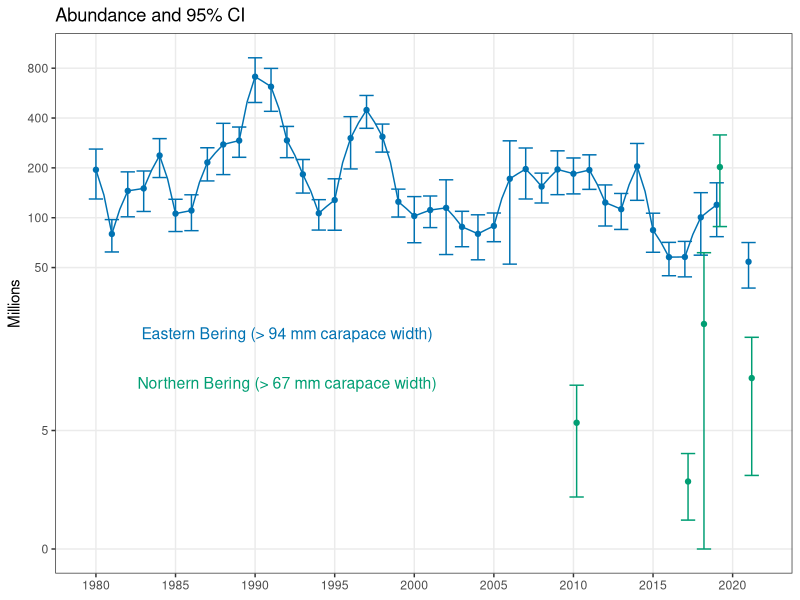
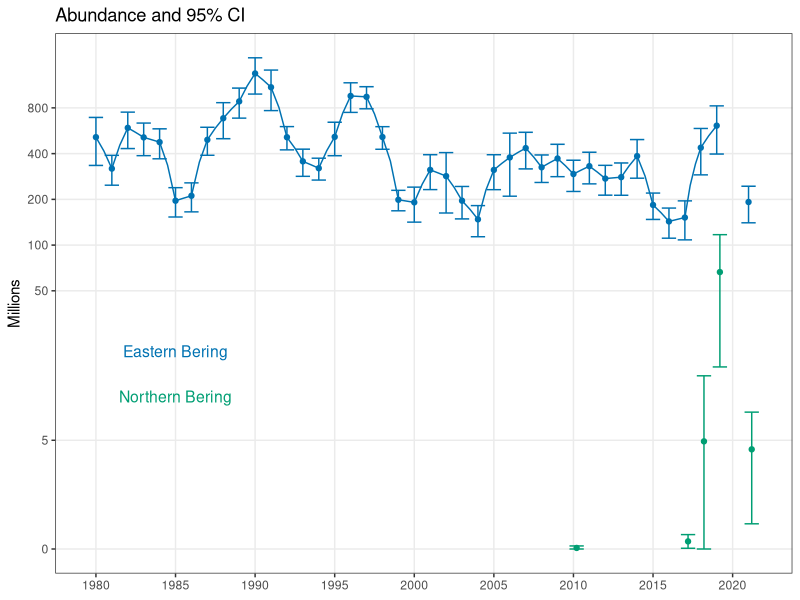
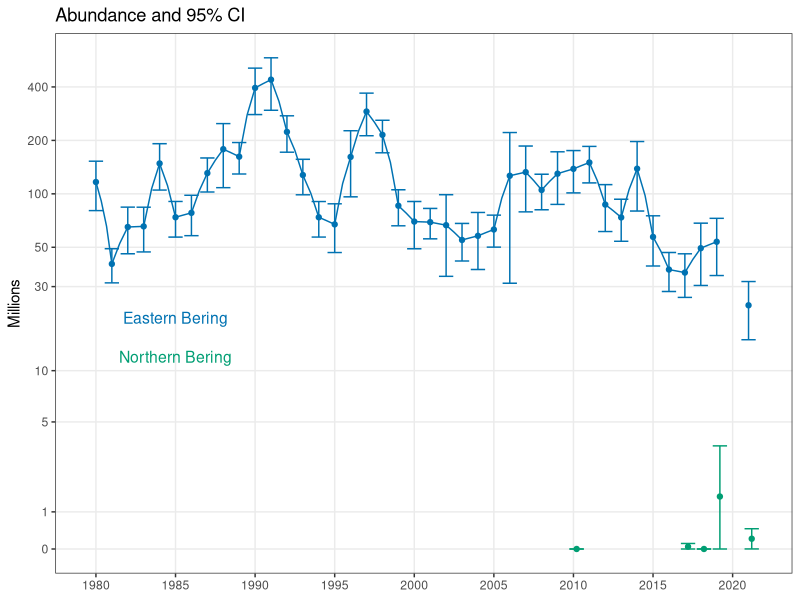
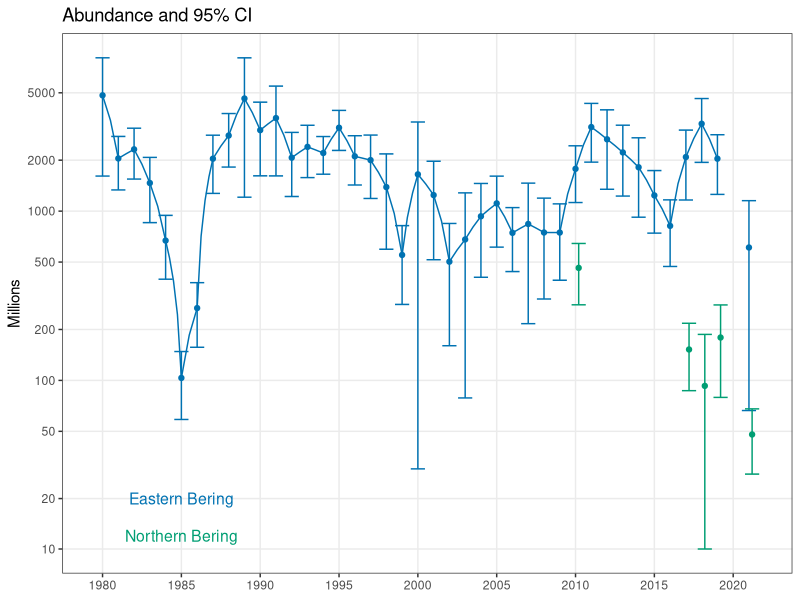
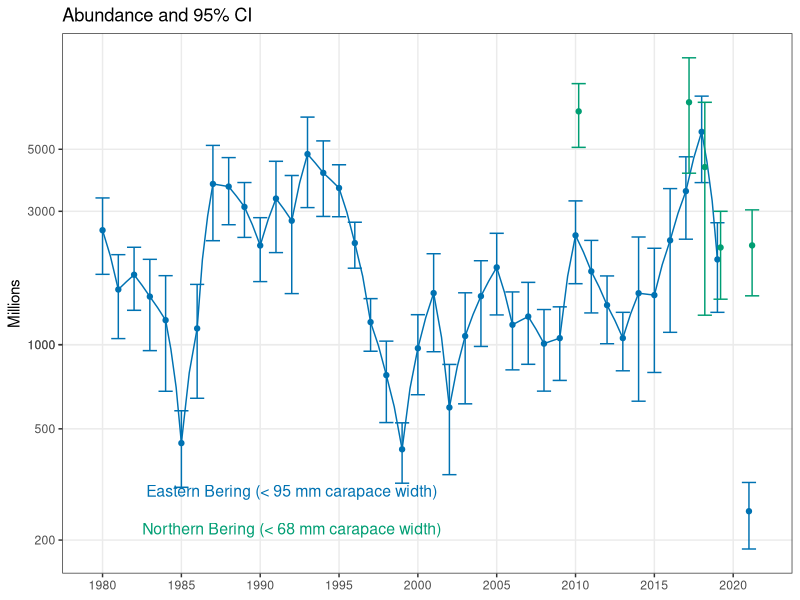
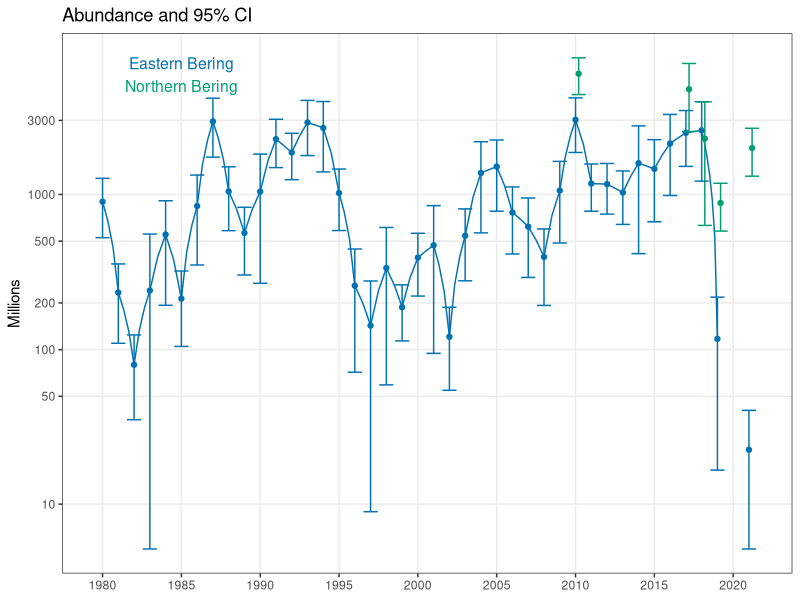
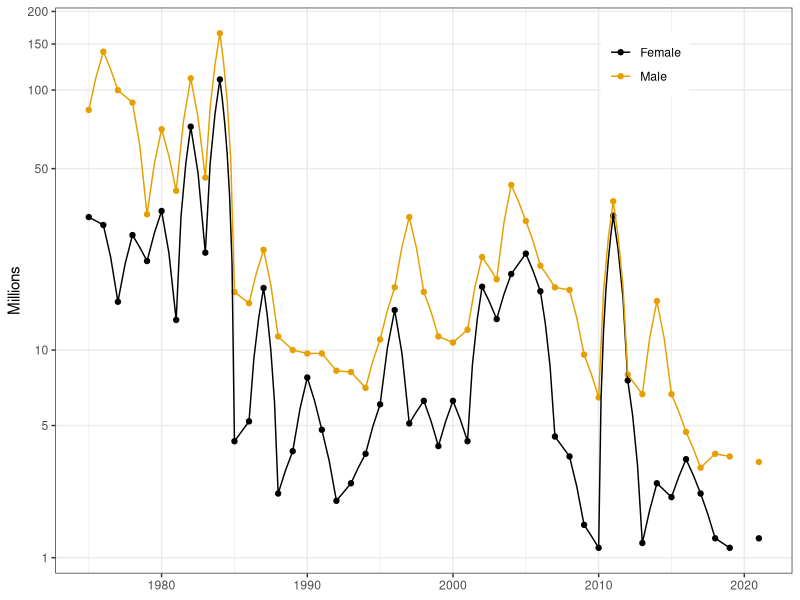
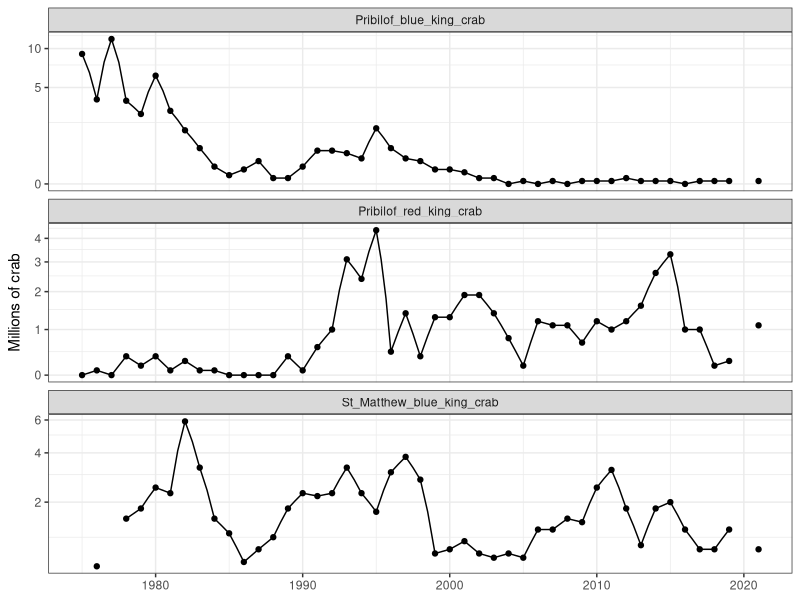

These figures' R source, in order:
# plot abundance time series

library(tidyverse)
cb <- c("#000000", "#E69F00", "#56B4E9", "#009E73", "#F0E442", "#0072B2", "#D55E00", "#CC79A7")

theme_set(theme_bw())

sc <- read.csv("./data/snow_crab_abundance.csv")

head(sc)

# remove CVs
drop <- grep("CV", names(sc))
sc <- sc[,-drop]

# and convert to millions
sc[,2:ncol(sc)] <- sc[,2:ncol(sc)]/1e6

# clean up names
names(sc)[1] <- "year"

xtra <- data.frame(matrix(nrow = 1, ncol = ncol(sc)))
colnames(xtra) <- names(sc)
xtra["year"] <- 2020

sc <- rbind(sc, xtra) %>%
  arrange(year)


# add NBS
nbs <- read.csv("./data/NBS_SC_abundance.csv")

# remove CVs
drop <- grep("CV", names(nbs))
nbs <- nbs[,-drop]

# and convert to millions
nbs[,2:ncol(nbs)] <- nbs[,2:ncol(nbs)]/1e6

# clean up names
names(nbs)[1] <- "year"
# and jitter
nbs$year <- nbs$year + 0.2

# combine for mature male
d1 <- sc %>%
  select(year, NUM_MALE_GE95, CI_NUM_MALE_GE95) %>%
  rename(est = NUM_MALE_GE95, CI = CI_NUM_MALE_GE95) %>%
  mutate(area = "EBS", LCI = est - CI, UCI = est + CI)

d2 <- nbs %>%
  select(year, NUM_MALE_GE68, CI_NUM_MALE_GE68) %>%
  rename(est = NUM_MALE_GE68, CI = CI_NUM_MALE_GE68) %>%
  mutate(area = "NBS", LCI = est - CI, UCI = est + CI)


d2$LCI <- if_else(d2$LCI < 0, 0, d2$LCI)

# mature male SC
ggplot(d1, aes(year, est)) +
  geom_line(color = cb[6]) +
  geom_point(color = cb[6]) +
  geom_errorbar(aes(ymin = LCI, ymax = UCI), color = cb[6]) +
  theme(axis.title.x = element_blank()) +
  scale_y_continuous(breaks=c(0,5, 50,100,200, 400, 800), minor_breaks = NULL) +
  coord_trans(y = "pseudo_log") +
  scale_x_continuous(breaks = seq(1980, 2020, 5), minor_breaks = NULL) +
  labs(title = "Abundance and 95% CI", y = "Millions") +
  geom_point(data = d2, aes(year, est), color = cb[4]) + 
  geom_errorbar(data = d2, aes(x = year, ymin = LCI, ymax = UCI), color = cb[4]) +
  annotate(geom = "text", label = "Eastern Bering (> 94 mm carapace width)", x = 1992, y = 20, color = cb[6], size = 4) +
  annotate(geom = "text", label = "Northern Bering (> 67 mm carapace width)", x = 1992, y = 10, color = cb[4], size = 4)

ggsave("./figs/mature male SC abundance TS.png", width = 6, height = 4, units = 'in')

# combine for legal male
d1 <- sc %>%
  select(year, NUM_MALE_GE78, CI_NUM_MALE_GE78) %>%
  rename(est = NUM_MALE_GE78, CI = CI_NUM_MALE_GE78) %>%
  mutate(area = "EBS", LCI = est - CI, UCI = est + CI)

d2 <- nbs %>%
  select(year, NUM_MALE_GE78, CI_NUM_MALE_GE78) %>%
  rename(est = NUM_MALE_GE78, CI = CI_NUM_MALE_GE78) %>%
  mutate(area = "NBS", LCI = est - CI, UCI = est + CI)


d2$LCI <- if_else(d2$LCI < 0, 0, d2$LCI)

# legal male SC
ggplot(d1, aes(year, est)) +
  geom_line(color = cb[6]) +
  geom_point(color = cb[6]) +
  geom_errorbar(aes(ymin = LCI, ymax = UCI), color = cb[6]) +
  theme(axis.title.x = element_blank()) +
  scale_y_continuous(breaks=c(0,5, 50,100,200, 400, 800), minor_breaks = NULL) +
  coord_trans(y = "pseudo_log") +
  scale_x_continuous(breaks = seq(1980, 2020, 5), minor_breaks = NULL) +
  labs(title = "Abundance and 95% CI", y = "Millions") +
  geom_point(data = d2, aes(year, est), color = cb[4]) + 
  geom_errorbar(data = d2, aes(x = year, ymin = LCI, ymax = UCI), color = cb[4]) +
  annotate(geom = "text", label = "Eastern Bering", x = 1985, y = 20, color = cb[6], size = 4) +
  annotate(geom = "text", label = "Northern Bering", x = 1985, y = 10, color = cb[4], size = 4)

ggsave("./figs/legal male SC abundance TS.png", width = 6, height = 4, units = 'in')

# difference in # of individuals
d1$est[d1$year == 2019] - d1$est[d1$year == 2021] # 419 million!

# combine for preferred male
d1 <- sc %>%
  select(year, NUM_MALE_GE102, CI_NUM_MALE_GE102) %>%
  rename(est = NUM_MALE_GE102, CI = CI_NUM_MALE_GE102) %>%
  mutate(area = "EBS", LCI = est - CI, UCI = est + CI)

d2 <- nbs %>%
  select(year, NUM_MALE_GE102, CI_NUM_MALE_GE102) %>%
  rename(est = NUM_MALE_GE102, CI = CI_NUM_MALE_GE102) %>%
  mutate(area = "NBS", LCI = est - CI, UCI = est + CI)


d2$LCI <- if_else(d2$LCI < 0, 0, d2$LCI)


# preferred male SC
ggplot(d1, aes(year, est)) +
  geom_line(color = cb[6]) +
  geom_point(color = cb[6]) +
  geom_errorbar(aes(ymin = LCI, ymax = UCI), color = cb[6]) +
  theme(axis.title.x = element_blank()) +
  scale_y_continuous(breaks=c(0, 1, 5, 10, 30, 50, 100, 200, 400), minor_breaks = NULL) +
  coord_trans(y = "pseudo_log") +
  scale_x_continuous(breaks = seq(1980, 2020, 5), minor_breaks = NULL) +
  labs(title = "Abundance and 95% CI", y = "Millions") +
  geom_point(data = d2, aes(year, est), color = cb[4]) + 
  geom_errorbar(data = d2, aes(x = year, ymin = LCI, ymax = UCI), color = cb[4]) +
  annotate(geom = "text", label = "Eastern Bering", x = 1985, y = 20, color = cb[6], size = 4) +
  annotate(geom = "text", label = "Northern Bering", x = 1985, y = 12, color = cb[4], size = 4)

ggsave("./figs/preferred male SC abundance TS.png", width = 6, height = 4, units = 'in')

# difference in # of individuals
d1$est[d1$year == 2019] - d1$est[d1$year == 2021] # 30▲ million!

# combine for mature female
d1 <- sc %>%
  select(year, NUM_MATURE_FEMALE, CI_NUM_MATURE_FEMALE) %>%
  rename(est = NUM_MATURE_FEMALE, CI = CI_NUM_MATURE_FEMALE) %>%
  mutate(area = "EBS", LCI = est - CI, UCI = est + CI)

d2 <- nbs %>%
  select(year, NUM_FEMALE_MATURE, CI_NUM_FEMALE_MATURE) %>%
  rename(est = NUM_FEMALE_MATURE, CI = CI_NUM_FEMALE_MATURE) %>%
  mutate(area = "NBS", LCI = est - CI, UCI = est + CI)

d2$LCI <- if_else(d2$LCI < 10, 10, d2$LCI) # note that I'm limiting LCI minimum to 10!!
d1$LCI <- if_else(d1$LCI < 30, 30, d1$LCI) # note that I'm limiting LCI minimum to 30!!

# mature female SC
ggplot(d1, aes(year, est)) +
  geom_line(color = cb[6]) +
  geom_point(color = cb[6]) +
  geom_errorbar(aes(ymin = LCI, ymax = UCI), color = cb[6]) +
  theme(axis.title.x = element_blank()) +
  scale_y_continuous(breaks=c(0, 1, 5, 10, 20, 50, 100, 200, 500, 1000, 2000, 5000), minor_breaks = NULL) +
  coord_trans(y = "pseudo_log") +
  scale_x_continuous(breaks = seq(1980, 2020, 5), minor_breaks = NULL) +
  labs(title = "Abundance and 95% CI", y = "Millions") +
  geom_point(data = d2, aes(year, est), color = cb[4]) + 
  geom_errorbar(data = d2, aes(x = year, ymin = LCI, ymax = UCI), color = cb[4]) +
  annotate(geom = "text", label = "Eastern Bering", x = 1985, y = 20, color = cb[6], size = 4) +
  annotate(geom = "text", label = "Northern Bering", x = 1985, y = 12, color = cb[4], size = 4)

ggsave("./figs/mature female SC abundance TS.png", width = 6, height = 4, units = 'in')

# difference in # of individuals
d1$est[d1$year == 2018] - d1$est[d1$year == 2021] # 2672 - 2.7 billion!

# combine for immature male
d1 <- sc %>%
  select(year, NUM_MALE_LE94, CI_NUM_MALE_LE94) %>%
  rename(est = NUM_MALE_LE94, CI = CI_NUM_MALE_LE94) %>%
  mutate(area = "EBS", LCI = est - CI, UCI = est + CI)

d2 <- nbs %>%
  select(year, NUM_MALE_LE67, CI_NUM_MALE_LE67) %>%
  rename(est = NUM_MALE_LE67, CI = CI_NUM_MALE_LE67) %>%
  mutate(area = "NBS", LCI = est - CI, UCI = est + CI)



# immature male SC
ggplot(d1, aes(year, est)) +
  geom_line(color = cb[6]) +
  geom_point(color = cb[6]) +
  geom_errorbar(aes(ymin = LCI, ymax = UCI), color = cb[6]) +
  theme(axis.title.x = element_blank()) +
  scale_y_continuous(breaks=c(5, 20, 50, 100, 200, 500, 1000, 3000, 5000, 1000), minor_breaks = NULL) +
  coord_trans(y = "pseudo_log") +
  scale_x_continuous(breaks = seq(1980, 2020, 5), minor_breaks = NULL) +
  labs(title = "Abundance and 95% CI", y = "Millions") +
  geom_point(data = d2, aes(year, est), color = cb[4]) + 
  geom_errorbar(data = d2, aes(x = year, ymin = LCI, ymax = UCI), color = cb[4]) +
  annotate(geom = "text", label = "Eastern Bering (< 95 mm carapace width)", x = 1992, y = 300, color = cb[6], size = 4) +
  annotate(geom = "text", label = "Northern Bering (< 68 mm carapace width)", x = 1992, y = 220, color = cb[4], size = 4)

ggsave("./figs/immature male SC abundance TS.png", width = 6, height = 4, units = 'in')


# difference in # of individuals
d1$est[d1$year == 2018] - d1$est[d1$year == 2021] # 5519 - 5.5 billion!


# combine for immature female
d1 <- sc %>%
  select(year, NUM_IMMATURE_FEMALE, CI_NUM_IMMATURE_FEMALE) %>%
  rename(est = NUM_IMMATURE_FEMALE, CI = CI_NUM_IMMATURE_FEMALE) %>%
  mutate(area = "EBS", LCI = est - CI, UCI = est + CI)

d2 <- nbs %>%
  select(year, NUM_FEMALE_IMMATURE, CI_NUM_FEMALE_IMMATURE) %>%
  rename(est = NUM_FEMALE_IMMATURE, CI = CI_NUM_FEMALE_IMMATURE) %>%
  mutate(area = "NBS", LCI = est - CI, UCI = est + CI)

d1$LCI <- if_else(d1$LCI < 5, 5, d1$LCI) # note that I'm limiting LCI minimum to 5!!

# immature female SC
ggplot(d1, aes(year, est)) +
  geom_line(color = cb[6]) +
  geom_point(color = cb[6]) +
  geom_errorbar(aes(ymin = LCI, ymax = UCI), color = cb[6]) +
  theme(axis.title.x = element_blank()) +
  scale_y_continuous(breaks=c(10, 50, 100, 200, 500, 1000, 3000), minor_breaks = NULL) +
  coord_trans(y = "pseudo_log") +
  scale_x_continuous(breaks = seq(1980, 2020, 5), minor_breaks = NULL) +
  labs(title = "Abundance and 95% CI", y = "Millions") +
  geom_point(data = d2, aes(year, est), color = cb[4]) + 
  geom_errorbar(data = d2, aes(x = year, ymin = LCI, ymax = UCI), color = cb[4]) +
  annotate(geom = "text", label = "Eastern Bering", x = 1985, y = 7000, color = cb[6], size = 4) +
  annotate(geom = "text", label = "Northern Bering", x = 1985, y = 5000, color = cb[4], size = 4)

ggsave("./figs/immature female SC abundance TS.png", width = 6, height = 4, units = 'in')


# difference in # of individuals
d1$est[d1$year == 2018] - d1$est[d1$year == 2021] # 2566 - 2.6 billion!

# switch to BBRKC
dat <- read.csv("./data/BBRKC_abundance.csv")

head(dat)

dat <- dat %>%
  select(SURVEY_YEAR, IMMATMALE_MILLIONS, IMMATFEM_MILLIONS)

names(dat) <- c("year", "Male", "Female")

dat <- dat %>%
  pivot_longer(cols = -year)

xtra <- data.frame(year = c(2020, 2020),
                   name = c("Male", "Female"),
                   value = c(NA, NA))

dat <- rbind(dat, xtra)

dat <- dat %>%
  arrange(name) %>%
  arrange(year)

ggplot(dat, aes(year, value, color = name)) +
  geom_point() +
  geom_path() +
  scale_y_continuous(breaks=c(1, 5, 10, 50, 100, 150, 200), minor_breaks = NULL) +
  coord_trans(y = "pseudo_log") +
  scale_color_manual(values = cb[c(1,2)]) +
  theme(axis.title.x = element_blank(), legend.title = element_blank(), legend.position = c(0.8, 0.9)) +
  ylab("Millions")

ggsave("./figs/immature BBRKC abundance TS.png", width = 6, height = 4, units = 'in')

## overfished stocks ------------------------------------

of <- read.csv("./data/legal_KC_abundance_Pribs_St.Matt.csv")

head(of)


of <- of %>%
  pivot_longer(cols = -year)

ggplot(of, aes(year, value)) +
  geom_point() +
  geom_path() +
  facet_wrap(~name, scales = "free_y", ncol = 1) +
  coord_trans(y = "pseudo_log") +
  labs(y = "Millions of crab") +
  theme(axis.title.x = element_blank())

ggsave("./figs/overfished KC abundance TS.png", width = 5, height = 5, units = 'in')
